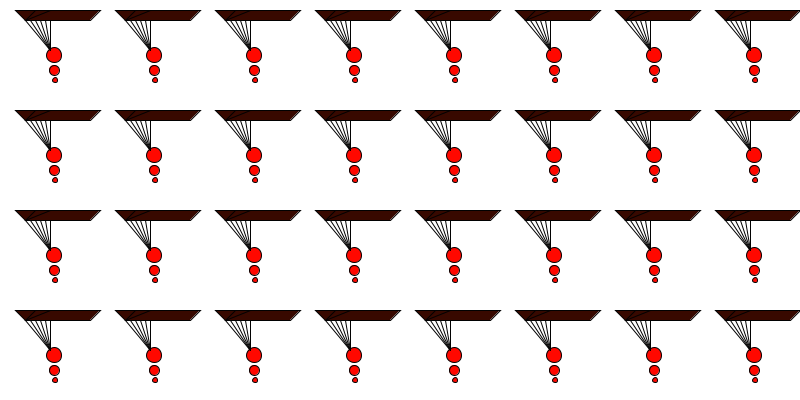
Frame 1 (no input)
Frame 60 (the mouse pressed at the canvas centre just before this capture): identical to frame 1, image omitted
Frame 120 (the mouse held since frame 60 and released just before this capture): identical to frame 1, image omitted

The Processing sketch that drew this single still picture (run headless with seeded random() and noise(); from frame 60 on, the mouse is pressed at the canvas centre):

// Processing sketch: processing_30569
// ── processing_30569.pde

 void setup(){
size(800,400);
 background (255);
 smooth();
   
int patternSeperationX = 100;
int patternSeperationY = 100;

  for(int i =0; i < width/patternSeperationX; i++){
      for(int j = 0; j < height/patternSeperationY; j++){
        pushMatrix();
        translate(i*patternSeperationX, j*patternSeperationY);
        yourFunction();
        popMatrix();
      }
  }
     
}
   
   
void draw()
{}
  
void yourFunction(){

  stroke(1);
beginShape();
 fill(255,8,0);
ellipse(54,55,15,15);
ellipse(54,70,10,10);
ellipse(55,80,5,5);
 fill(56,9,0);
vertex(25,20);
vertex(50,10);
vertex(40,10);
vertex(35,10);
vertex(25,20);
vertex(90,20);
vertex(100,10);
vertex(15,10);
endShape(CLOSE);
line(50,50,25,20);
line(50,50,30,20);
line(50,50,35,20);
line(50,50,40,20);
line(50,50,45,20);
line(50,50,50,20);

}
